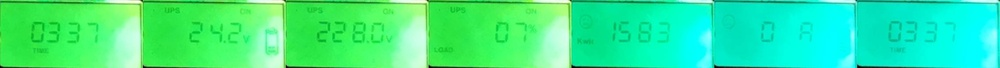
#> input picture detected_rectangles.jpg, 1000 x 68 px, shrunk from 2275 x 155 before the run
$ python -i capture_all_rpicam.py   (imports and definitions only)
#> lines starting #> are read from the running program, lines starting #| are printed output that depends on the picture
#> further down, picture is the input picture: shape (68, 1000, 3); mean B, G, R 145.2, 237.8, 51.4
import glob
import os
import re
import subprocess
import cv2

CONTOUR_OFFSET = 10
CAPTURE_CMD = "rpicam-still -t 32000 --timelapse 4000 --roi 0.5,0.5,0.2,0.2 -o image%d.jpg"


# [5 lines left out: function natural_key, not called in this run]


def run_capture_command():
    print("Running camera capture command...")
    subprocess.run(["bash", "-lc", CAPTURE_CMD], check=True)


def get_edged_from_image(img_bgr):
    gray = cv2.cvtColor(img_bgr, cv2.COLOR_BGR2GRAY)
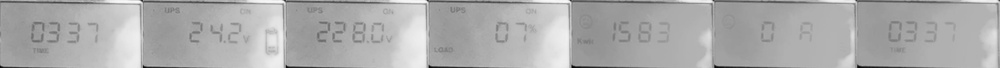
#> gray: shape (68, 1000); min 6, max 249, mean 171.5
    blurred = cv2.GaussianBlur(gray, (5, 5), 0)
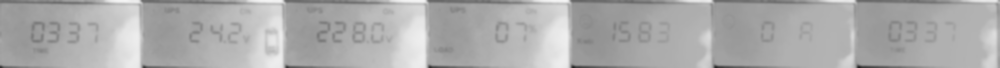
#> blurred: shape (68, 1000); min 33, max 244, mean 171.6
    edged = cv2.Canny(blurred, 50, 150)
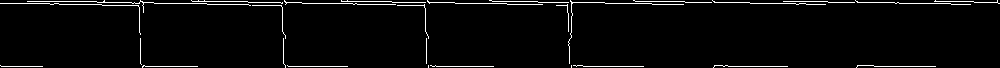
#> edged: shape (68, 1000); 3.3% white in thin lines or dots
    return edged, gray, blurred


# [77 lines left out: functions get_contour, crop_with_contour, capture_all_from_files, save_all, not called in this run]


# [2 lines not run here, left out]

>>> import cv2
>>> picture = cv2.imread('detected_rectangles.jpg')
>>> result = get_edged_from_image(picture)
